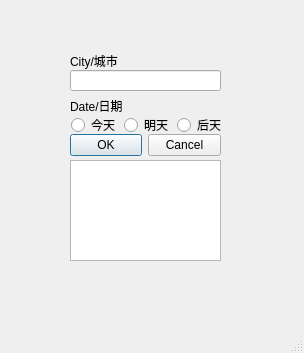
<?xml version="1.0" encoding="UTF-8"?>
<ui version="4.0">
 <class>MainWindow</class>
 <widget class="QMainWindow" name="MainWindow">
  <property name="geometry">
   <rect>
    <x>0</x>
    <y>0</y>
    <width>304</width>
    <height>353</height>
   </rect>
  </property>
  <property name="windowTitle">
   <string>MainWindow</string>
  </property>
  <widget class="QWidget" name="centralwidget">
   <widget class="QDialogButtonBox" name="buttonBox">
    <property name="geometry">
     <rect>
      <x>70</x>
      <y>130</y>
      <width>151</width>
      <height>31</height>
     </rect>
    </property>
    <property name="standardButtons">
     <set>QDialogButtonBox::Cancel|QDialogButtonBox::Ok</set>
    </property>
   </widget>
   <widget class="QTextBrowser" name="output_text">
    <property name="geometry">
     <rect>
      <x>70</x>
      <y>160</y>
      <width>151</width>
      <height>101</height>
     </rect>
    </property>
   </widget>
   <widget class="QLabel" name="label_2">
    <property name="geometry">
     <rect>
      <x>70</x>
      <y>90</y>
      <width>61</width>
      <height>31</height>
     </rect>
    </property>
    <property name="text">
     <string>Date/日期</string>
    </property>
   </widget>
   <widget class="QLineEdit" name="input_city">
    <property name="geometry">
     <rect>
      <x>70</x>
      <y>70</y>
      <width>151</width>
      <height>21</height>
     </rect>
    </property>
   </widget>
   <widget class="QLabel" name="label">
    <property name="geometry">
     <rect>
      <x>70</x>
      <y>50</y>
      <width>61</width>
      <height>21</height>
     </rect>
    </property>
    <property name="text">
     <string>City/城市</string>
    </property>
   </widget>
   <widget class="QRadioButton" name="radioButton_aft">
    <property name="geometry">
     <rect>
      <x>177</x>
      <y>117</y>
      <width>47</width>
      <height>16</height>
     </rect>
    </property>
    <property name="text">
     <string>后天</string>
    </property>
   </widget>
   <widget class="QRadioButton" name="radioButton_tod">
    <property name="geometry">
     <rect>
      <x>71</x>
      <y>117</y>
      <width>47</width>
      <height>16</height>
     </rect>
    </property>
    <property name="text">
     <string>今天</string>
    </property>
   </widget>
   <widget class="QRadioButton" name="radioButton_tom">
    <property name="geometry">
     <rect>
      <x>124</x>
      <y>117</y>
      <width>47</width>
      <height>16</height>
     </rect>
    </property>
    <property name="text">
     <string>明天</string>
    </property>
   </widget>
  </widget>
  <widget class="QMenuBar" name="menubar">
   <property name="geometry">
    <rect>
     <x>0</x>
     <y>0</y>
     <width>304</width>
     <height>23</height>
    </rect>
   </property>
  </widget>
  <widget class="QStatusBar" name="statusbar"/>
 </widget>
 <resources/>
 <connections>
  <connection>
   <sender>buttonBox</sender>
   <signal>accepted()</signal>
   <receiver>MainWindow</receiver>
   <slot>close()</slot>
   <hints>
    <hint type="sourcelabel">
     <x>155</x>
     <y>210</y>
    </hint>
    <hint type="destinationlabel">
     <x>300</x>
     <y>208</y>
    </hint>
   </hints>
  </connection>
  <connection>
   <sender>buttonBox</sender>
   <signal>accepted()</signal>
   <receiver>MainWindow</receiver>
   <slot>signal1()</slot>
   <hints>
    <hint type="sourcelabel">
     <x>85</x>
     <y>210</y>
    </hint>
    <hint type="destinationlabel">
     <x>35</x>
     <y>206</y>
    </hint>
   </hints>
  </connection>
 </connections>
 <slots>
  <slot>signal1()</slot>
 </slots>
</ui>
